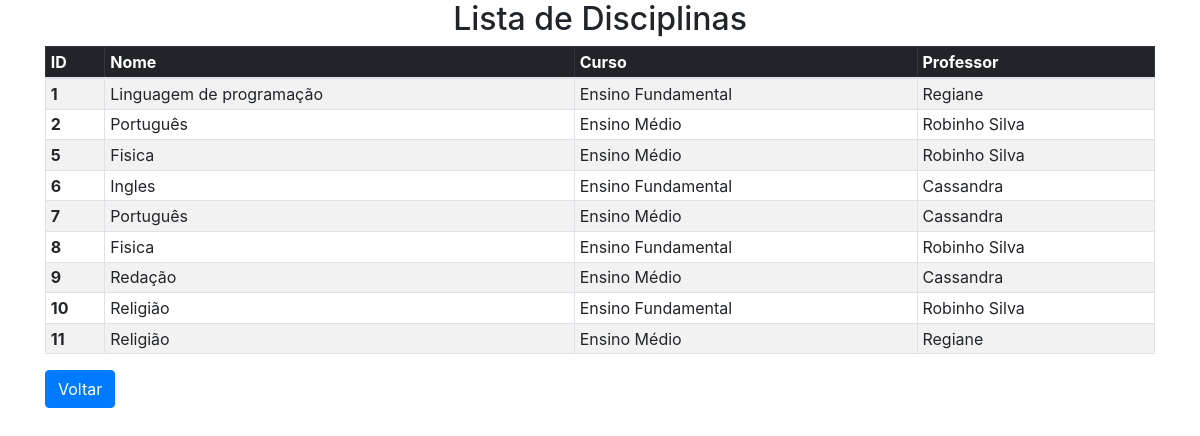
Before: /disciplina/listaDis.php with the older database file.
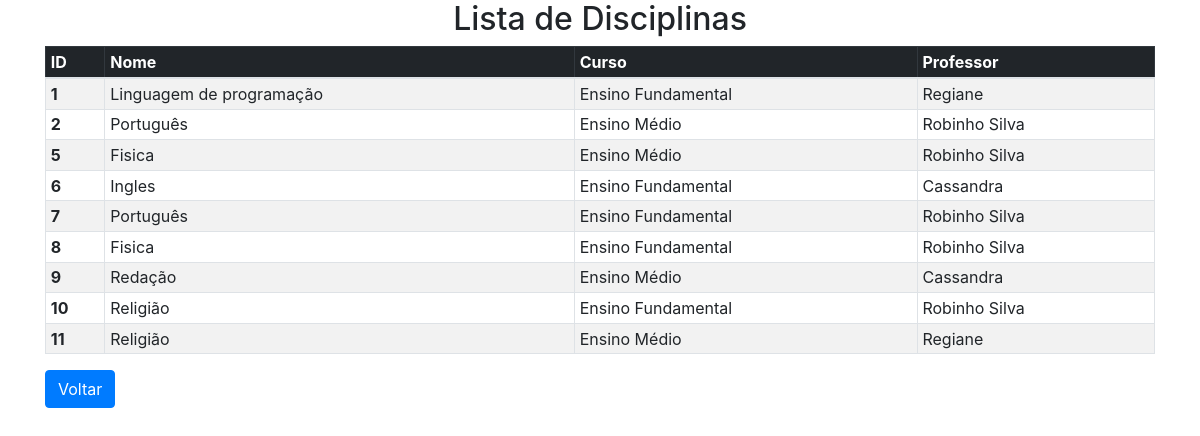
After: the same page with the newer database file.
### tables this page shows
CREATE TABLE `disciplina` (
  `id` int(11) NOT NULL,
  `descricao` varchar(100) NOT NULL,
  `idGrauEnsino` int(11) NOT NULL,
  `idProf` int(11) NOT NULL,
  `turno` int(11) DEFAULT NULL,
  `horario` time NOT NULL
);

CREATE TABLE `professor` (
  `id` int(11) NOT NULL,
  `nome` varchar(100) NOT NULL,
  `login` varchar(20) NOT NULL,
  `senha` int(11) NOT NULL,
  `tipo` set('adm','secretaria','professor','') NOT NULL
);

### funcoes.php (called while the page is built, shortened)
<?php
    function executa($query, $con) {
        $res = mysqli_query($con, $query);
        return $res;
    }
?>

### disciplina/listaDis.php (the view, shortened to what this page needs)
<?php
include_once ("../conexao.php");
include_once ("../funcoes.php");
$query = "SELECT * FROM disciplina";
$resultado = mysqli_query($con, $query);
?>
<html>
    <head>
        <link rel="stylesheet" href="../css/bootstrap.css" >
    </head>
    <body>
        <div class = "container" >
            <table class="table table-sm table-striped table-bordered table-hover" >
                <h2>Lista de Disciplinas</h2>
                <thead class = "table-dark">
                    <tr>
                        <th scope = "col">ID</th>
                        <th scope = "col">Nome</th>
                        <th scope = "col" class = "d-none d-md-table-cell">Curso</th>
                        <th scope = "col">Professor</th>
                    </tr>
                </thead>
                <tbody><?php
                    while ($r = mysqli_fetch_assoc($resultado)) {
                        echo"<tr>"
                        . "<th scope = 'row'>" . $r['id'] . "</th>"
                        . "<td>" . $r['descricao'] . "</td>";
                        if ($r['idGrauEnsino'] == 1) {
                            echo "<td class='d-none d-md-table-cell'>Ensino Médio</td>";
                        } elseif ($r['idGrauEnsino'] == 2) {
                            echo "<td class='d-none d-md-table-cell'>Ensino Fundamental</td>";
                        } else {
                            echo "<td class='d-none d-md-table-cell'>Não encontrado</td>";
                        }
                        $queryProf = "SELECT professor.nome FROM professor WHERE professor.id =" . $r['idProf'] . ";";
                        $resProf = mysqli_fetch_assoc(executa($queryProf, $con));
                        echo "<td >" . $resProf['nome'] . "</td>";
                        echo"</tr>";
                    }
                    ?>
                </tbody>
            </table>
            <a class="btn btn-primary " href="../disciplina/controleDisciplinas.php" role="button">Voltar</a>
        </div>
    </body>
</html>

Changed rows visible on the page:
changed disciplina id 7: idProf.nome "Cassandra" → "Robinho Silva"; idGrauEnsino "Ensino Médio" → "Ensino Fundamental"
